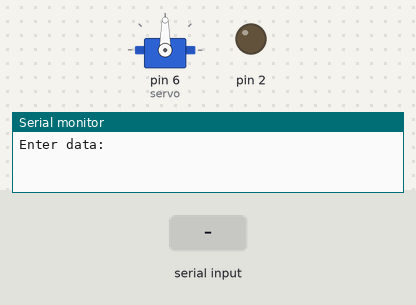
Bench run of a sketch on a simulated Arduino Uno, built with avr-gcc and run on an emulated ATmega328P. Shown: servo, output pins drawn as LEDs (lit = HIGH), the last lines printed to the serial monitor. The test bench sets the inputs (shaded band).

Above: at 1.2 s.
1.3 s: "1_L" received over Serial
At 3.5 s:
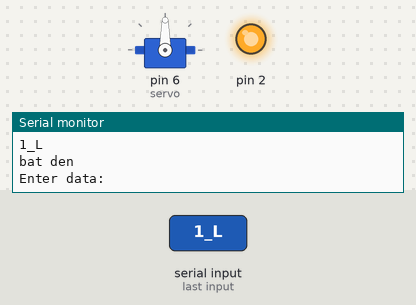
3.8 s: "1_S" received over Serial
At 5.4 s:
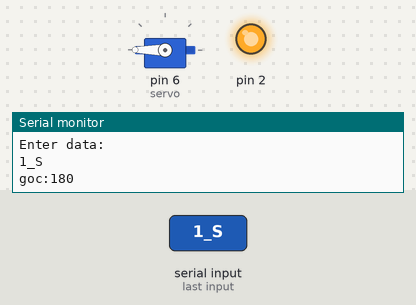
6.3 s: "0_L" received over Serial
At 9.2 s:
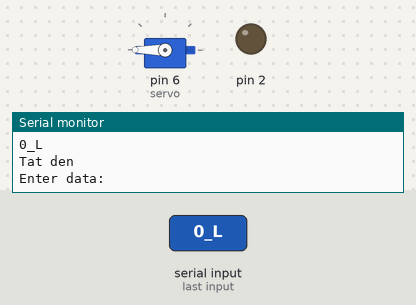
9.3 s: "0_S" received over Serial
At 10.7 s:
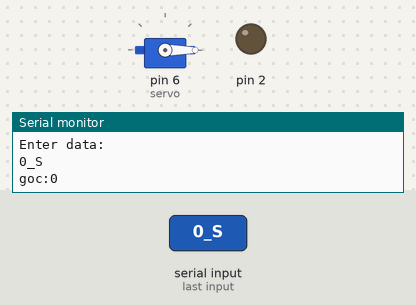
11.8 s: "1_L" received over Serial
At 15.0 s:
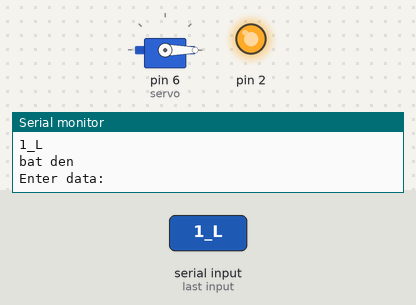
Timing chart, 0 to 15.8 s (numbered marks = the images above; inputs shaded):
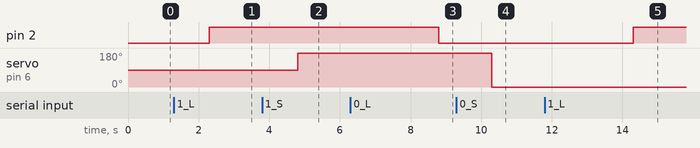

Measured:
- after the input at 1.3 s, pin 2: LOW → HIGH after 1.0 s
- after the input at 3.8 s, servo on pin 6 (servo): 90° → 180° after 1.0 s
- after the input at 6.3 s, pin 2: HIGH → LOW after 2.5 s
- after the input at 9.3 s, servo on pin 6 (servo): 180° → 0° after 1.0 s
- after the input at 11.8 s, pin 2: LOW → HIGH after 2.5 s

The sketch:

control_led_servo.ino
```cpp
#include<Servo.h>
int servo=6;
int goc;

Servo myServo;

void setup()
{
  Serial.begin(9600);
  myServo.attach(servo);
  pinMode(2,OUTPUT);
}

void loop()
{
  Serial.println("Enter data:");
  while (Serial.available() == 0) {}     //neu ko nhan dc dau vao thi cu lap while nay miet,wait for data available
  String teststr = Serial.readString();  //read until timeout
  teststr.trim();

  Serial.println(teststr);

  if (teststr=="1_L"){
    Serial.println("bat den");
    digitalWrite(2,1);
    delay(100);// dừng để chờ python xử lí

  }else if((teststr=="0_L")){
  	Serial.println("Tat den");
    digitalWrite(2,0);
    delay(100);
  }
  else if((teststr=="1_S")){
    myServo.write(180);
    goc=myServo.read();
    Serial.print("goc:");
    Serial.println(goc);
    delay(3000);
  }
  else if((teststr=="0_S")){
    myServo.write(0);
    goc=myServo.read();
    Serial.print("goc:");
    Serial.println(goc);
  	delay(3000);
	}

}
```
